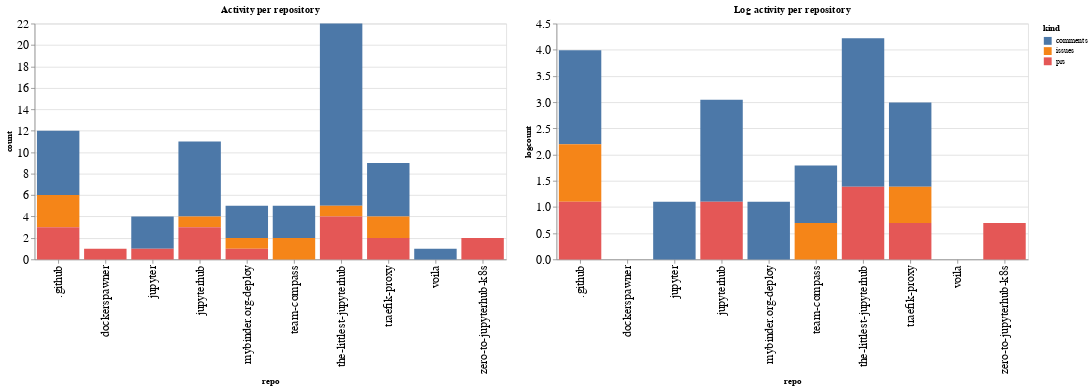

The notebook cell this image was saved under:
### Code cell
ch1 = alt.Chart(repo_summaries, width=600, title="Activity per repository").mark_bar().encode(
    x='repo',
    y='count',
    color='kind',
    tooltip="kind"
)

ch2 = alt.Chart(repo_summaries, width=600, title="Log activity per repository").mark_bar().encode(
    x='repo',
    y='logcount',
    color='kind',
    tooltip="kind"
)

ch1 | ch2

### Figure 1 — Vega-Lite specification as saved in the notebook (floating-point values rounded to 4 significant figures)
{"config": {"axisLeft": {"labelFontSize": 15}, "axisBottom": {"labelFontSize": 15}}, "hconcat": [{"mark": "bar", "encoding": {"color": {"type": "nominal", "field": "kind"}, "tooltip": {"type": "nominal", "field": "kind"}, "x": {"type": "nominal", "field": "repo"}, "y": {"type": "quantitative", "field": "count"}}, "title": "Activity per repository", "width": 600}, {"mark": "bar", "encoding": {"color": {"type": "nominal", "field": "kind"}, "tooltip": {"type": "nominal", "field": "kind"}, "x": {"type": "nominal", "field": "repo"}, "y": {"type": "quantitative", "field": "logcount"}}, "title": "Log activity per repository", "width": 600}], "data": {"name": "data-f9a9e968d8c0f18364b549252f1ceb07"}, "$schema": "https://vega.github.io/schema/vega-lite/v4.8.1.json", "datasets": {"data-f9a9e968d8c0f18364b549252f1ceb07": [{"repo": ".github", "kind": "comments", "count": 6, "logcount": 1.792}, {"repo": ".github", "kind": "issues", "count": 3, "logcount": 1.099}, {"repo": ".github", "kind": "prs", "count": 3, "logcount": 1.099}, {"repo": "dockerspawner", "kind": "prs", "count": 1, "logcount": 0.0}, {"repo": "jupyter", "kind": "comments", "count": 3, "logcount": 1.099}, {"repo": "jupyter", "kind": "prs", "count": 1, "logcount": 0.0}, {"repo": "jupyterhub", "kind": "comments", "count": 7, "logcount": 1.946}, {"repo": "jupyterhub", "kind": "issues", "count": 1, "logcount": 0.0}, {"repo": "jupyterhub", "kind": "prs", "count": 3, "logcount": 1.099}, {"repo": "mybinder.org-deploy", "kind": "comments", "count": 3, "logcount": 1.099}, {"repo": "mybinder.org-deploy", "kind": "issues", "count": 1, "logcount": 0.0}, {"repo": "mybinder.org-deploy", "kind": "prs", "count": 1, "logcount": 0.0}, {"repo": "team-compass", "kind": "comments", "count": 3, "logcount": 1.099}, {"repo": "team-compass", "kind": "issues", "count": 2, "logcount": 0.6931}, {"repo": "the-littlest-jupyterhub", "kind": "comments", "count": 17, "logcount": 2.833}, {"repo": "the-littlest-jupyterhub", "kind": "issues", "count": 1, "logcount": 0.0}, {"repo": "the-littlest-jupyterhub", "kind": "prs", "count": 4, "logcount": 1.386}, {"repo": "traefik-proxy", "kind": "comments", "count": 5, "logcount": 1.609}, {"repo": "traefik-proxy", "kind": "issues", "count": 2, "logcount": 0.6931}, {"repo": "traefik-proxy", "kind": "prs", "count": 2, "logcount": 0.6931}, {"repo": "voila", "kind": "comments", "count": 1, "logcount": 0.0}, {"repo": "zero-to-jupyterhub-k8s", "kind": "prs", "count": 2, "logcount": 0.6931}]}}
